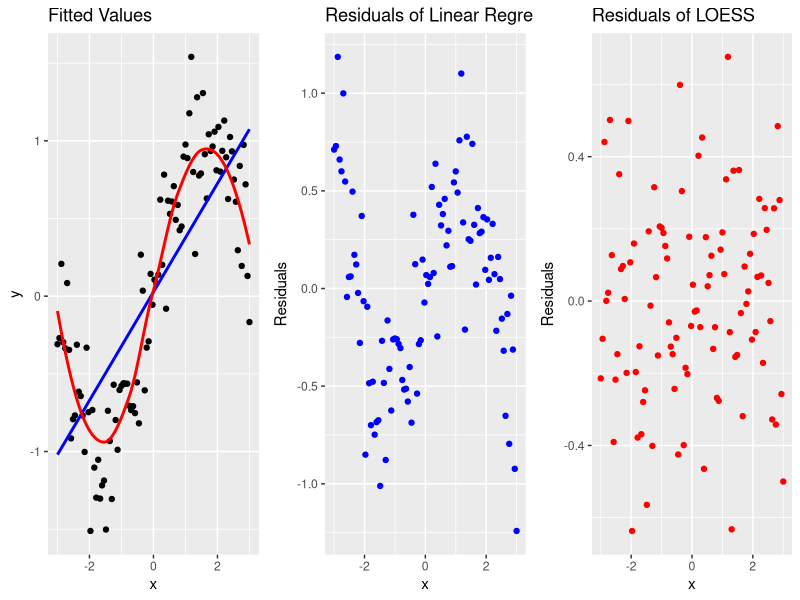

Source code (R):
## =====================================================
## 1. Load required libraries for data visualization 
##    and regression modeling
## =====================================================
library(ggplot2)
library(ggpubr)

## =====================================================
## 2. Set random seed for reproducibility 
## =====================================================
set.seed(123)

## =====================================================
## 3. Generate nonlinear data: y = sin(x) + noise
## =====================================================
x_vals <- seq(-3, 3, length.out = 100)
y_vals <- sin(x_vals) + rnorm(length(x_vals), sd = 0.3)  # Add noise

# Create a data frame
data <- data.frame(x = x_vals, y = y_vals)

## =====================================================
## 4. Fit linear regression model to the data
## =====================================================
linear_model <- lm(y ~ x, data = data)

## =====================================================
## 5. Fit nonparametric regression model using LOESS
##    (local polynomial regression)
## =====================================================
loess_model <- loess(y ~ x, data = data, degree = 2)

## =====================================================
## 6. Predict fitted values from both models
## =====================================================
data$y_pred_linear <- predict(linear_model, newdata = data)
data$y_pred_loess <- predict(loess_model, newdata = data)

## =====================================================
## 7. Compute residuals for both models
## =====================================================
data$residuals_linear <- data$y - data$y_pred_linear
data$residuals_loess <- data$y - data$y_pred_loess

## =====================================================
## 8. Plot 1: Fitted values from both models
## =====================================================
plot1 <- ggplot(data, aes(x = x)) +
  geom_point(aes(y = y), color = "black") +  # Actual data points
  geom_line(aes(y = y_pred_linear), color = "blue", size = 1) +  # Linear fit
  geom_line(aes(y = y_pred_loess), color = "red", size = 1) +  # LOESS fit
  labs(title = "Fitted Values", x = "x", y = "y")  
theme(legend.title = element_blank())

## =====================================================
## 9. Plot 2: Residuals from linear regression
## =====================================================
plot2 <- ggplot(data, aes(x = x)) +
  geom_point(aes(y = residuals_linear), color = "blue") +
  labs(title = "Residuals of Linear Regression", x = "x", y = "Residuals")  

## =====================================================
## 10. Plot 3: Residuals from LOESS
## =====================================================
plot3 <- ggplot(data, aes(x = x)) +
  geom_point(aes(y = residuals_loess), color = "red") +
  labs(title = "Residuals of LOESS", x = "x", y = "Residuals")  

## =====================================================
## 11. Arrange the three plots in a single row with three columns
## =====================================================
ggarrange(plot1, plot2, plot3, ncol = 3, nrow = 1) 